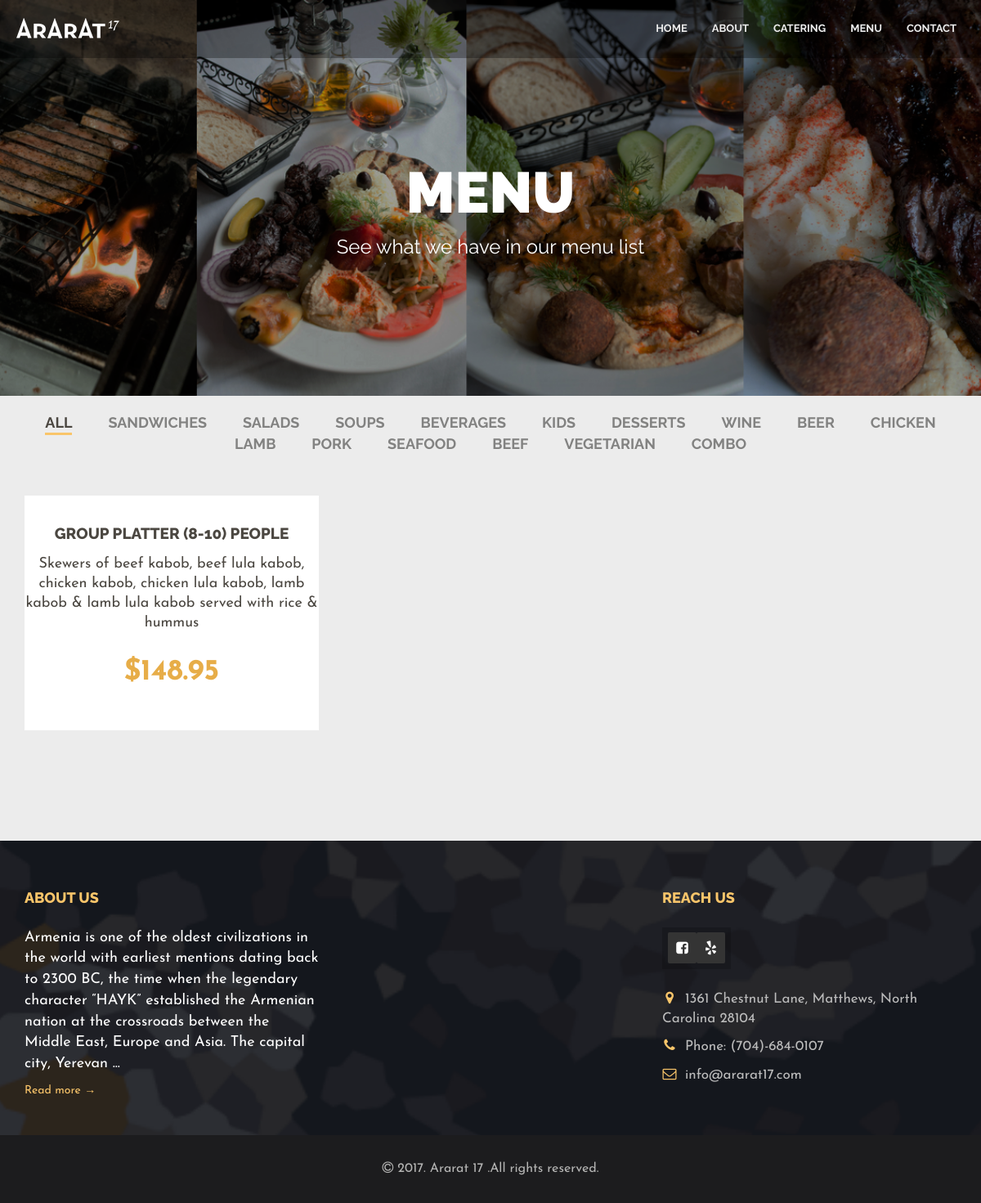
The app's page /menu/list/ with its own data.
### product/models.py (models this page shows, shortened)
class ProductCategory(models.Model):
    name = models.CharField(max_length=64, blank=True, null=True, default=None)
    is_active = models.BooleanField(default=True)
    class Meta:
        verbose_name = "Category"
        verbose_name_plural = "Categories"

class Product(models.Model):
    name = models.CharField(max_length=64, blank=True, null=True, default=None)
    short_description = models.TextField(blank=True, null=True, default=None)
    description = models.TextField(blank=True, null=True, default=None)
    price = models.DecimalField(max_digits=10, decimal_places=2, default=0)
    productcategory = models.ManyToManyField(ProductCategory, 'self', null=True, blank=True, default=None)
    is_active = models.BooleanField(default=False)
    created = models.DateTimeField(auto_now_add=True, auto_now=False)
    updated = models.DateTimeField(auto_now_add=False, auto_now=True)
    class Meta:
        verbose_name = "Product"
        verbose_name_plural = "Products"

### menu/views.py (the view)
class menuView(TemplateView):
    template_name = 'menu/index.html'
    def get_context_data(self, **kwargs):
        context = {}
        categories = ProductCategory.objects.all()
        products = Product.objects.filter(is_active=True)
        context['categories'] = categories
        context['products'] = products
        return context

### product/website_context_processor.py (called while the page is built)
def get_defaults(request):
    context = {}
    context['slider'] = Slider.objects.all()
    return context

### menu/templates/menu/index.html (shortened to what this page needs)
{%extends 'Restaurant/base/page-base.html'%}
{%block content%}
{%load static%}
            <section class="page_header" style="background: url('/static/img/header/menu.jpg') no-repeat center top;background-size: cover;">
                <div class="container">
                    <div class="row">
                        <div class="col-md-12 text-center">
                            <h2 class="text-uppercase wow fadeInDown">Menu</h2>
                            <p class="wow fadeInUp">See what we have in our menu list</p>
                        </div>
                    </div>
                </div>
            </section>
            <section class="menu menu2">
                <div class="container">
                    <div class="food-menu wow fadeInUp">
                        <div class="row">
                            <div class="col-md-12">
                                <div class="menu-tags4">
                                    <span data-filter="*" class="tagsort4-active">All</span>
                                    {%for cat in categories%}
                                    <span data-filter=".{{cat.name}}">{{cat.name}}</span>
                                    {%endfor%}
                                </div>
                            </div>
                        </div>
                        <div class="row menu-items4">
                            {%for product in products%}
                            <div class="menu-item4 col-sm-4 col-xs-12
                              {%for cat in product.productcategory.all%}
                              {{cat.name}}
                              {%endfor%}">
                                <div class="menu-info">
                                    <a href="{%url 'menu:single-item' pk=product.id %}">
                                        <div class="menu4-overlay">
                                            <h4>{{product.name}}</h4>
                                            <p>{{product.short_description}}</p>
                                            <span class="price">${{product.price}}</span>
                                        </div>
                                    </a>
                                </div>
                            </div>
                            {%endfor%}
                        </div>
                    </div>
                </div>
            </section>
{%endblock%}

### Restaurant/templates/Restaurant/base/page-base.html
{% include 'Restaurant/base/header.html'%}
{%block content%}
{%endblock%}
{% include 'Restaurant/base/footer.html'%}

### Restaurant/templates/Restaurant/base/header.html (shortened to what this page needs)
<!DOCTYPE html>
<html lang="en">
{%load static%}
<head>
    <link rel="stylesheet" href="{%static 'css/bootstrap.min.css' %}">
    <link rel="stylesheet" href="{%static 'css/font-awesome/css/font-awesome.css' %}">
    <link rel="stylesheet" href="{%static 'css/plugin.css' %}">
    <link rel="stylesheet" href="{%static 'js/vendor/vegas/vegas.css' %}">
    <link rel="stylesheet" href="{%static 'css/main.css' %}">
</head>
<body id="intro3" data-scroll-animation="true">
    <div class="body">
        <nav class="navbar navbar-fixed-top">
            <div class="container">
                <div class="navbar-header">
                    <a class="navbar-brand" href="{%url 'home:home' %}">
                        <img src="{%static 'img/nav_logo.png' %}" alt="nav-logo">
                    </a>
                </div>
                <div id="navbar" class="navbar-collapse collapse">
                    <ul class="nav navbar-nav navbar-right">
                        <li><a href="{%url 'home:home' %}">Home</a></li>
                        <li><a href="{%url 'about:about' %}">About</a></li>
                        <li><a href="{%url 'catering:catering' %}">Catering</a></li>
                        <li><a href="{%static 'pdf/menu.pdf'%}">Menu</a></li>
                        <li><a href="{%url 'contact:contact' %}">Contact</a></li>
                    </ul>
                </div>
            </div>
        </nav>

### Restaurant/templates/Restaurant/base/footer.html (shortened to what this page needs)
     {%load static%}
            <section class="footer">
                <div class="container">
                    <div class="row">
                        <div class="col-md-4 col-sm-12">
                            <h1>About us</h1>
                            <p>Armenia is one of the oldest civilizations in the world with earliest mentions dating back to 2300 BC, the time when the legendary character “HAYK” established the Armenian nation at the crossroads between the Middle East, Europe and Asia. The capital city, Yerevan ...</p>
                            <a href="{%url 'about:about' %}">Read more &rarr;</a>
                        </div>
                        <div class="col-md-4  col-sm-6">
                        </div>
                        <div class="col-md-4  col-sm-6">
                            <h1>Reach us</h1>
                            <div class="footer-social-icons">
                                <a href="https://web.facebook.com/ararat17/" target="_blank">
                                    <i class="fa fa-facebook-square"></i>
                                </a>
                                <a href="https://www.yelp.com/biz/ararat-17-matthews-2" target="_blank">
                                    <i class="fa fa-yelp"></i>
                                </a>
                            </div>
                            <div class="footer-address">
                                <a href="https://www.google.com/maps/place/1361+Chestnut+Ln,+Matthews,+NC+28104/@35.0686092,-80.7031866,17z/data=!3m1!4b1!4m5!3m4!1s0x885425c84c07796d:0xf0b3897f8cddbca9!8m2!3d35.0686011!4d-80.7010178" target="_blank">
                                    <p><i class="fa fa-map-marker"></i>1361 Chestnut Lane, Matthews, North Carolina 28104</p>
                                </a>
                                <p><i class="fa fa-phone"></i>Phone: (704)-684-0107</p>
                                <p><i class="fa fa-envelope-o"></i>info@ararat17.com</p>
                            </div>
                        </div>
                    </div>
                </div>
                <div class="footer-copyrights">
                    <div class="container">
                        <div class="row">
                            <div class="col-md-12">
                                <p><i class="fa fa-copyright"></i> 2017. Ararat 17 .All rights reserved.</p>
                            </div>
                        </div>
                    </div>
                </div>
            </section>
            </div>
</body>
</html>

### Restaurant/static/css/main.css (style rules this page uses)
h1, h2, h3, h4, h5, h6, .h1, .h2, .h3, .h4, .h5, .h6 { font-family: "Raleway", sans-serif; text-transform: uppercase; color: #4b4741; text-align: center; font-weight: 800; }
p { font-family: "Josefin Sans", sans-serif; color: #828281; font-size: 22px; }
a, a:hover { text-decoration: none; }
html { text-rendering: optimizeLegibility !important; -webkit-font-smoothing: antialiased !important; }
.navbar { background-color: rgba(0, 0, 0, 0.33); color: #FFF; z-index: 50; margin: 0; transition: .4s; }
.navbar .navbar-nav > li > a { color: #ECECEC; text-transform: uppercase; padding: 25px 15px; font-weight: 700; font-size: 13px; font-family: "Raleway", sans-serif; transition: all 0.5s ease; }
.navbar .navbar-brand { padding: 18px 0px; }
.footer { background: url(/static/img/bg6.png) no-repeat center center; -webkit-background-size: cover; -moz-background-size: cover; -o-background-size: cover; background-size: cover; }
.footer .container { padding-bottom: 44px; }
.footer-copyrights .container { padding-bottom: 0px; }
.footer h1 { color: #f9c56a; font-size: 18px; text-align: left; margin: 60px 0px 26px; }
.footer p { color: #ffffff; font-size: 18px; }
.footer-address p { color: #bcbcbc; font-size: 17px; }
.footer a { color: #f9c56a; text-decoration: none; }
.footer .footer-social-icons { background: rgba(0, 0, 0, 0.2); padding: 6px 7px 7px 7px; margin-bottom: 25px; display: table; }
.footer .footer-social-icons a { padding: 9px 0px 6px 0px; margin-right: 0 1px; color: #FFF; background-color: #343434; border-radius: 2px; width: 35px; height: 38px; display: inline-block; text-align: center; font-size: 17px; }
.footer-address .fa { margin-right: 10px; color: #f9c56a; width: 18px; text-align: center; }
.footer .footer-copyrights { text-align: center; background-color: #1c1c1e; }
.footer .footer-copyrights p { margin: 30px 0px; color: #b5b5b4; font-size: 16px; }
.menu { padding-bottom: 30px; }
.menu-tags2, .menu-tags3, .menu-tags4 { text-align: center; margin-bottom: 50px; margin-top: 20px; }
.menu-tags span, .menu-tags2 span, .menu-tags3 span, .menu-tags4 span { font-family: "Raleway", sans-serif; font-size: 18px; color: #828281; font-weight: 700; text-transform: uppercase; margin: 0px 20px; padding-bottom: 2px; padding-top: 5px; cursor: pointer; transition: all 0.5s ease; border-bottom: 3px solid transparent; }
.menu-tags .tagsort-active, .menu-tags2 .tagsort2-active, .menu-tags3 .tagsort3-active, .menu-tags4 .tagsort4-active { border-bottom: 3px solid #f9c56a; color: #4b4741; }
.page_header { background: url(/static/img/header/1.jpg) no-repeat center top; background-size: cover; padding: 200px 0 150px; }
.page_header h2 { margin: 0; font-size: 70px; line-height: 70px; font-weight: 900; color: #fff; }
.page_header p { margin: 15px 0; font-size: 24px; font-family: Raleway; color: #fff; opacity: 0.7; }
.menu2 { background: #ececec; }
.menu-info { position: relative; z-index: 0; }
.menu-items4 { margin-bottom: 75px; }
.menu-item4 { margin-bottom: 30px; }
.menu-item4 a { text-decoration: none !important; }
.menu4-overlay { width: 100%; background-color: #ffffff; box-shadow: 0px 5px 5px #E2E2E2; margin-bottom: 0; margin-top: -10px; text-align: center; text-decoration: none !important; display: table; }
.menu4-overlay h4 { font-size: 19px; color: #4b4741; margin: 46px 0 15px; }
.menu4-overlay p { color: #4b4741; font-size: 18px; line-height: 24px; }
.menu4-overlay .price { font-family: Josefin Sans; font-size: 36px; font-weight: 700; text-transform: uppercase; color: #E7AD48; width: 100%; display: table; margin: 0px; padding: 13px 0 45px; }
.footer { font-family: Josefin Sans; }
.menu-info { position: relative; overflow: hidden; }
.menu4-overlay { position: relative; z-index: 444; }
.body { width: 100%; position: relative; overflow: hidden; background: #fff; }

### records on screen
ProductCategory: name "SANDWICHES"
ProductCategory: name "SALADS"
ProductCategory: name "SOUPS"
ProductCategory: name "BEVERAGES"
ProductCategory: name "KIDS"
ProductCategory: name "DESSERTS"
ProductCategory: name "WINE"
ProductCategory: name "BEER"
ProductCategory: name "CHICKEN"
ProductCategory: name "LAMB"
ProductCategory: name "PORK"
ProductCategory: name "SEAFOOD"
ProductCategory: name "BEEF"
ProductCategory: name "VEGETARIAN"
ProductCategory: name "COMBO"
Product: name "GROUP PLATTER (8-10) PEOPLE", short_description "Skewers of beef kabob, beef lula kabob, chicken kabob, chicken lula kabob, lamb kabob & lamb lula kabob served with rice & hummus", price "148.95"
